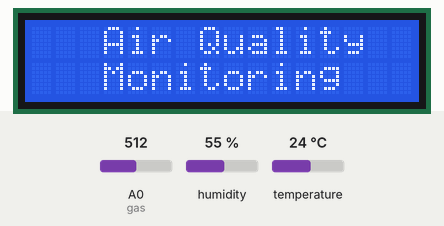
A sketch run on a simulated ESP8266 (NodeMCU). Parts: 16×2 character LCD. The test bench sets the inputs (shaded band); at power-on: A0 (gas) = 512, humidity 55 %, temperature 24 °C. WiFi joins after 1.5 s; servers stay silent unless stated; uploads are accepted with an empty reply; what the sketch prints to the serial monitor is not drawn.

Above: at 2.1 s.
At 4.2 s:
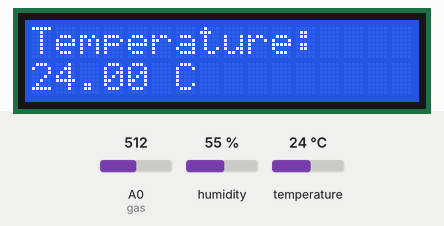
At 8.2 s:
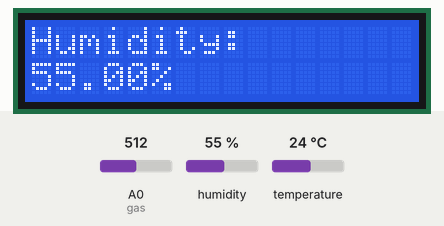
At 34.5 s:
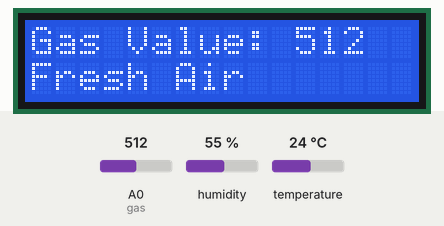

Measured:
- what the display in image 0 shows lasts 2.0 s, from 2.1 s to 4.1 s
- what the display in image 1 shows lasts 4.1 s, from 4.1 s to 8.2 s

The sketch:

Environmental-Monitoring.ino
```cpp
#include <ESP8266WiFi.h>            // Include the ESP8266 WiFi library
#include <DHT.h>                    // Include the DHT sensor library
#include <LiquidCrystal_I2C.h>       // Include the LiquidCrystal I2C library
#include <WiFiClient.h>             // Include the WiFiClient library
#include <ESP8266HTTPClient.h>      // Include the HTTPClient library


const char* ssid = "OPPO Reno4 Pro"; // WiFi network name
const char* password = "12345678"; // WiFi network password

const char* serverName = "http://192.168.190.221/AirQualityMonitoring_PHP/insert_data.php"; // URL of the server to send data
String apiKeyValue = "tPmAT5Ab3j7F9"; // API key value for authentication

#define DHTPIN D3           // Pin connected to the DHT sensor
#define DHTTYPE DHT11       // DHT sensor type
DHT dht(DHTPIN, DHTTYPE);   // Create a DHT object

LiquidCrystal_I2C lcd(0x27, 16, 2);

int gas = A0; // Analog pin connected to the gas sensor

void setup() {
  Serial.begin(115200);       // Start serial communication at 115200 baud
  WiFi.begin(ssid, password); // Connect to WiFi network

  while (WiFi.status() != WL_CONNECTED) {  // Wait for WiFi connection
    delay(1000);
    Serial.println("Connecting to WiFi...");
  }

  Serial.println("Connected to WiFi");
  dht.begin();  // Start DHT sensor

  lcd.init();  // Initialize LCD
  lcd.backlight();  // Turn on backlight
  lcd.setCursor(3, 0);  // Set cursor position
  lcd.print("Air Quality");  // Display title on LCD
  lcd.setCursor(3, 1);
  lcd.print("Monitoring");
  delay(2000);
  lcd.clear();  // Clear LCD screen
}

void loop() {
  float h = dht.readHumidity();   // Read humidity from DHT sensor
  float t = dht.readTemperature();  // Read temperature from DHT sensor
  int gasValue = analogRead(gas);   // Read analog value from gas sensor
  String airQuality;   // Variable to store air quality

  if (isnan(h) || isnan(t)) {   // Check if any reading from DHT sensor failed
    Serial.println("Failed to read from DHT sensor!");
    return;
  }

  // Determine air quality
  if (gasValue < 800) {
    airQuality = "Fresh Air";
    Serial.println("Condition: Fresh Air");
  } else {
    airQuality = "Bad Air";
    Serial.println("Condition: Bad Air");
  }

  // Print readings to serial monitor
  Serial.print("Humidity: ");
  Serial.print(h);
  Serial.print(" %\t");
  Serial.print("Temperature: ");
  Serial.print(t);
  Serial.print(" *C ");
  Serial.println("");
  Serial.print("Gas Value: ");
  Serial.print(gasValue);
  Serial.println(" PPM");

  // Display temperature on LCD
  lcd.setCursor(0, 0);
  lcd.print("Temperature: ");
  lcd.setCursor(0, 1);
  lcd.print(t);
  lcd.print(" C");
  delay(4000);
  lcd.clear();

  // Display humidity on LCD
  lcd.setCursor(0, 0);
  lcd.print("Humidity: ");
  lcd.setCursor(0, 1);
  lcd.print(h);
  lcd.print("%");
  delay(4000);
  lcd.clear();

  // Display gas value and air quality on LCD
  lcd.setCursor(0, 0);
  lcd.print("Gas Value: ");
  lcd.print(gasValue);
  lcd.setCursor(0, 1);
  lcd.print(airQuality);

  delay(4000);
  lcd.clear();

    // Send data to server if WiFi is connected
    if (WiFi.status() == WL_CONNECTED) {
    HTTPClient http;
    WiFiClient client;  // Create a WiFiClient object

    if (http.begin(client, serverName)) {  // Use begin(WiFiClient, url)
      http.addHeader("Content-Type", "application/x-www-form-urlencoded");

      // Prepare POST data
      String postData = "api_key=" + apiKeyValue + "&temperature=" + String(t) + "&humidity=" + String(h) + "&gas=" + String(gasValue) + "&quality=" + String(airQuality);

      // Send POST request and get response
      int httpResponseCode = http.POST(postData);

      if (httpResponseCode > 0) {   // Check for successful response
        String response = http.getString();   // Get response payload
        Serial.println(httpResponseCode);     // Print HTTP response code
        Serial.println(response);             // Print response payload
      } else {
        Serial.println("Error in sending POST");  // Print error message if POST request fails
        Serial.println(httpResponseCode);   // Print HTTP error code
      }

      http.end();   // Close HTTP connection
    } else {
      Serial.println("Failed to connect to server");
    }
  }

  delay(10000);  // Send data every 10 seconds
}
```
